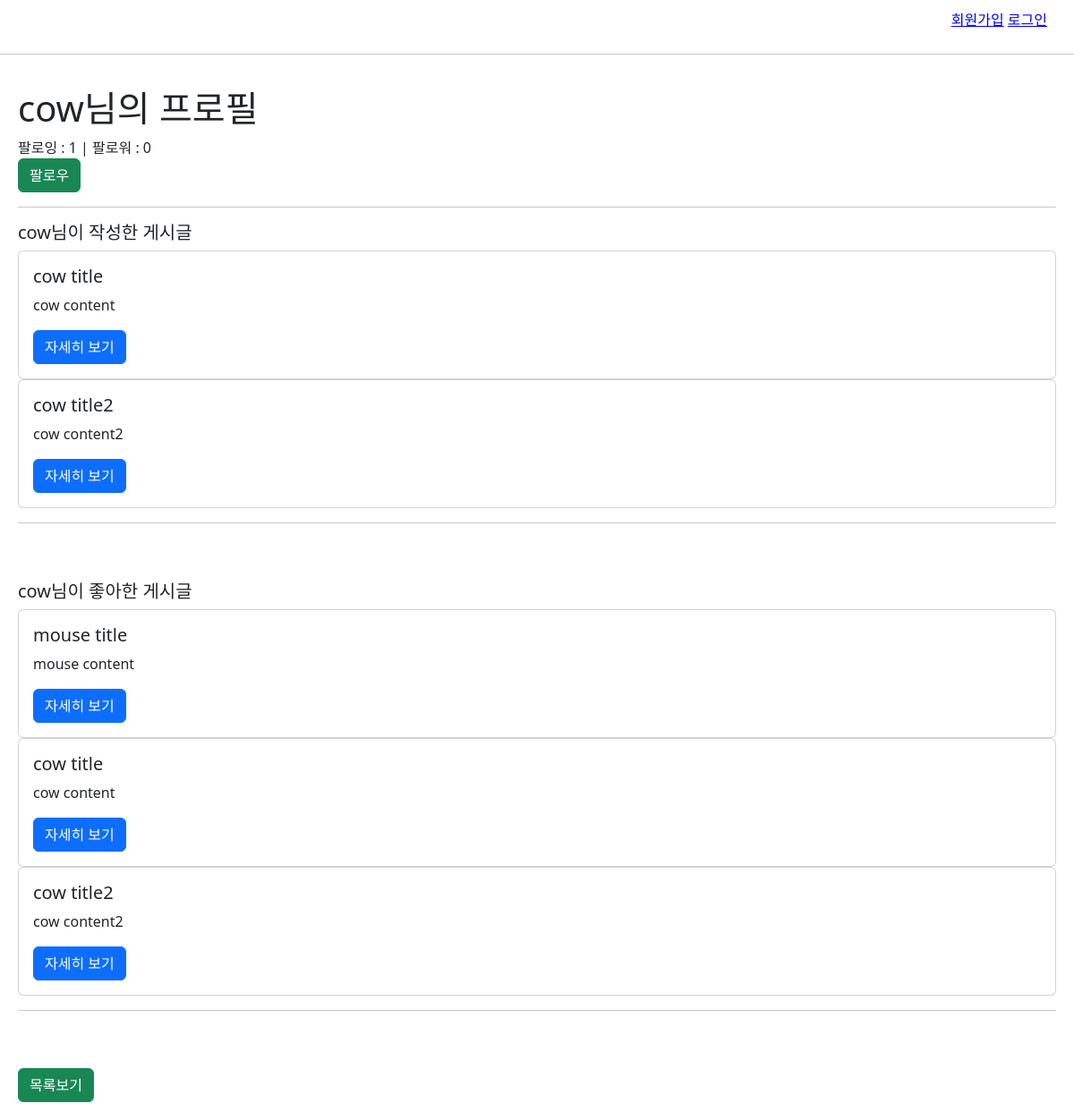
The page /accounts/profile/1/ on the database its author committed.
### accounts/models.py (models this page shows)
class User(AbstractUser):
    followings = models.ManyToManyField('self', symmetrical=False, related_name='followers')

### articles/models.py (models this page shows, shortened)
class Article(models.Model):
    user = models.ForeignKey(settings.AUTH_USER_MODEL, on_delete=models.CASCADE)
    like_users = models.ManyToManyField(settings.AUTH_USER_MODEL, related_name='like_articles')
    title = models.CharField(max_length=30)
    content = models.TextField()
    image = models.ImageField(blank=True, null=True)
    created_at = models.DateTimeField(auto_now_add=True)
    updated_at = models.DateTimeField(auto_now=True)

### accounts/views.py (the view)
# urls.py: path('profile/<int:user_pk>/', views.profile, name="profile"),
def profile(request, user_pk):
    person = get_user_model().objects.get(pk=user_pk)
    context = {
        'person': person,
    }
    return render(request, 'accounts/profile.html', context)

### accounts/templates/accounts/profile.html (shortened to what this page needs)
{% extends 'base.html' %}
{% block content %}
  <h1>{{ person.username }}님의 프로필</h1>
  <div>
    팔로잉 : {{ person.followings.count }} | 팔로워 : {{ person.followers.count }}
  </div>
  <form action="{% url 'accounts:follow' person.pk %}" method="POST">
    {% if request.user in person.followers.all %}
      <button type="submit" class="btn btn-danger">언팔로우</button>
    {% else %}
      <button type="submit" class="btn btn-success">팔로우</button>
    {% endif %}
  </form>
  <hr>
  <h5>{{ person.username }}님이 작성한 게시글</h5>
  {% for article in person.article_set.all %}
    <div class="card">
      <div class="card-body">
        <h5 class="card-title">{{ article.title }}</h5>
        <p class="card-text">{{ article.content }}</p>
        <a href="{% url 'articles:detail' article.pk %}" class="btn btn-primary">자세히 보기</a>
      </div>
    </div>
  {% endfor %}
  <hr><br><br>
  <h5>{{ person.username }}님이 좋아한 게시글</h5>
  {% for article in person.like_articles.all %}
    <div class="card">
      <div class="card-body">
        <h5 class="card-title">{{ article.title }}</h5>
        <p class="card-text">{{ article.content }}</p>
        <a href="{% url 'articles:detail' article.pk %}" class="btn btn-primary">자세히 보기</a>
      </div>
    </div>
  {% endfor %}
  <hr><br><br>
    <a href="{% url 'articles:index' %}" class="btn btn-success">목록보기</a>
{% endblock content %}

### static/base.css (style rules this page uses)
a { color: blue; }

### rows shown on the page
User: username "cow", followings.count "1", followers.count "0"
Article: title "cow title", content "cow content"
Article: title "cow title2", content "cow content2"
Article: title "mouse title", content "mouse content"
